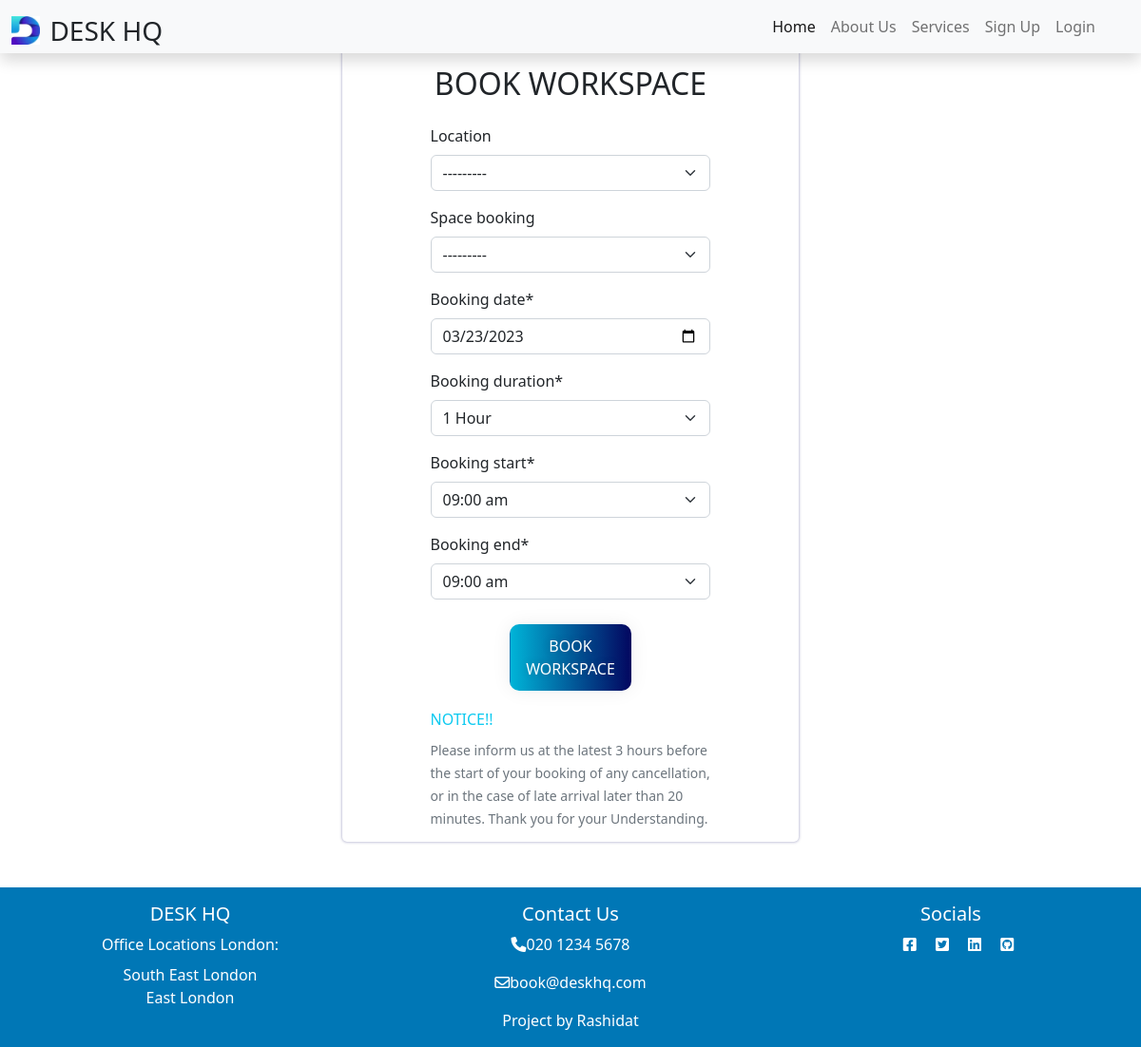
The page /space_booking/ on the database as committed earlier.
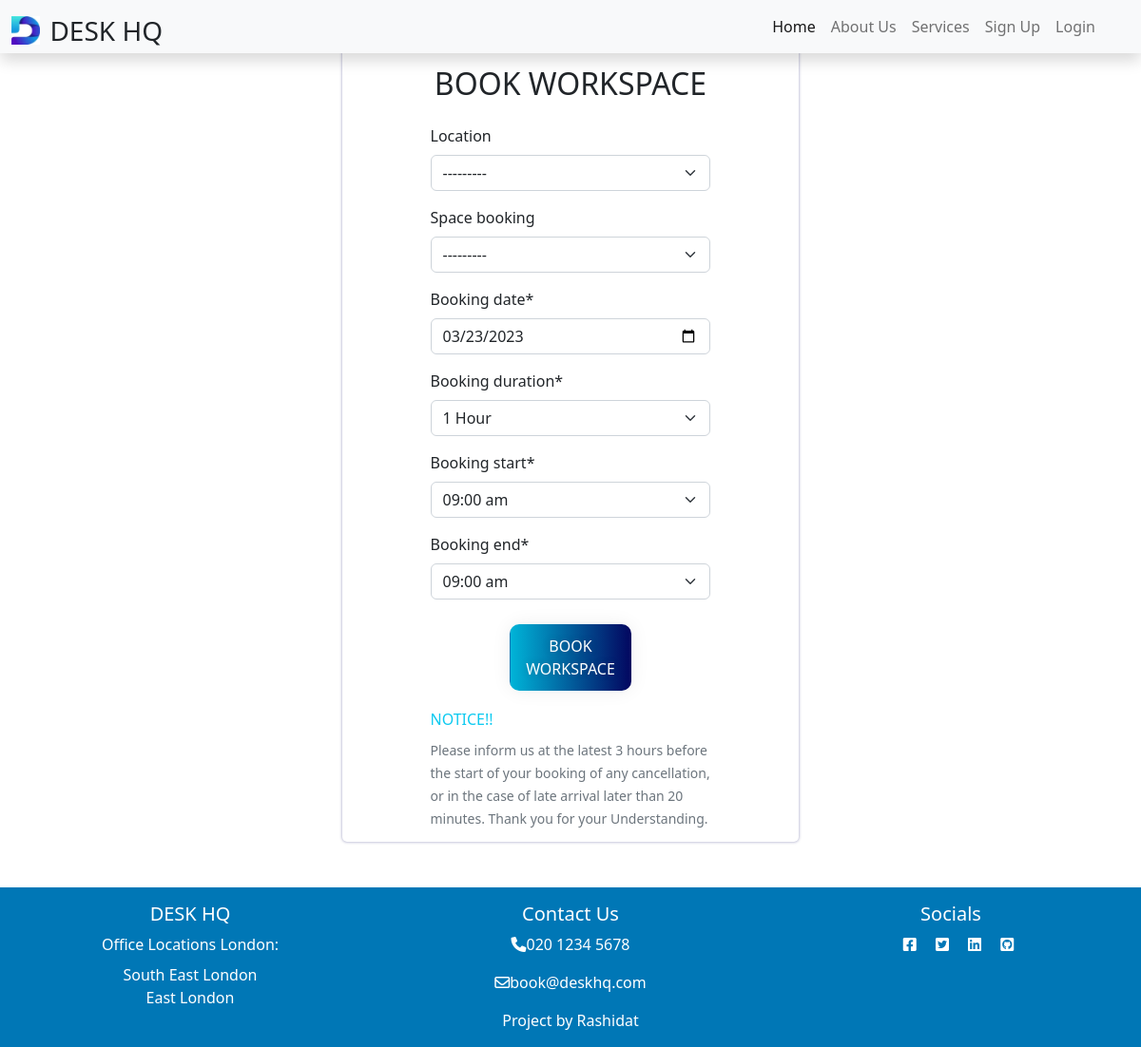
The same page on the database as committed later.
### desk/models.py (models this page shows)
class Location(models.Model):
    location_id = models.IntegerField(primary_key=True, default=1)
    location_name = models.CharField(
        max_length=200,
        choices=OFFICE_LOCATION,
        default="DESK HQ Brooklyn House (3 STONE AVENUE LONDON SU5 2AZ)")
    slug = models.SlugField(max_length=200, unique=True)
    featured_image = CloudinaryField('image', default='placeholder')
    def __str__(self):
        return self.location_name

### desk/views.py (the view, shortened to what this page needs)
# urls.py: path('space_booking/', views.BookingFormView.as_view(), name='space_booking'),
class BookingFormView(FormView):
    form_class = BookingForm
    template_name = 'desk/space_booking.html'

### desk/forms.py
class BookingForm(forms.ModelForm):
    class Meta:
        model = Booking
        fields = [
            'location', 'space_booking', 'booking_date',
            'booking_duration', 'booking_start', 'booking_end']
        widgets = {
            'booking_date': forms.DateInput(attrs={'type': 'date'})
        }

### desk/models.py (called while the page is built)
    def __str__(self):
        return f"{self.space_type}"

### desk/templates/desk/space_booking.html (shortened to what this page needs)
{% extends "base.html" %}
{% block content %}
{% load crispy_forms_tags %}
<div class="form-page form-info">
  <div class="booking-data">
    <div class="row">
      <div class="col-md-8 mt-3 offset-md-2">
        <h2 class="text-center">BOOK WORKSPACE</h2>
      </div>
    </div>
    <div class="row">
      <div class="col-md-8 mt-3 offset-md-2">
        <form method="POST" action="{% url 'space_booking' %}">
          {{ form | crispy }}
          <div class="d-grid gap-2 col-6 mx-auto">
            <button class="btn btn-bookspace" type="submit">BOOK WORKSPACE</button>
          </div>
          <div class="row">
            <div class="col-12">
              <div class="my-2 text-info">NOTICE!!</div>
              <small class="text-muted">
                Please inform us at the latest 3 hours before the start of your booking of any cancellation, or in the
                case of late arrival later than 20 minutes.
              </small>
              <small class="text-muted">Thank you for your Understanding.</small>
            </div>
          </div>
      </div>
    </div>
  </div>
</div>
{% endblock %}

Rows that differ between the two databases and show on the page:
added Location: location "---------"
Other text that changed with them:
form field location: "---------" → (not shown)
